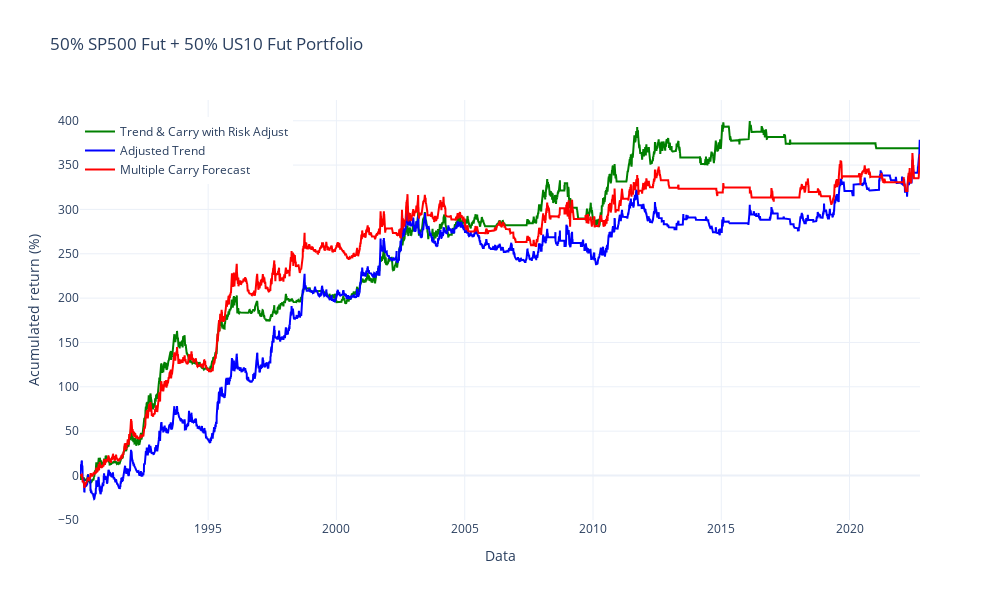

Source (notebook cell):
### Code cell
# --- Plot retorno acumulado
fig = go.Figure()


fig.add_trace(
    go.Scatter(
        x=port_return_carry_trend_riskadjust.index,
        y=port_return_carry_trend_riskadjust.cumsum()*100,
        name="Trend & Carry with Risk Adjust",
        line=dict(color="green"),
    )
)

fig.add_trace(
    go.Scatter(
        x=port_return_adjusted_trend.index,
        y=port_return_adjusted_trend.cumsum()*100,
        name="Adjusted Trend",
        line=dict(color="blue"),
    )
)

fig.add_trace(
    go.Scatter(
        x=port_multiple_trend_forecast_return.index,
        y=port_multiple_trend_forecast_return.cumsum()*100,
        name="Multiple Carry Forecast",
        line=dict(color="red"),
    )
)



fig.update_layout(
    title="50% SP500 Fut + 50% US10 Fut Portfolio",
    xaxis_title="Data",
    yaxis_title="Acumulated return (%)",
    template="plotly_white",
    showlegend=True,
    legend=dict(
        yanchor="bottom",
        y=0.8,
        xanchor="left",
        x=0),
    height=600,
    width=1000,
)

fig.show()

# --- Exibir estatísticas
print("Estatísticas de Desempenho")
print("Estatísticas Portfolio Carry and trend with Risk Adjust Frequência Anual")
print(calculate_stats(port_return_carry_trend_riskadjust, freq=YEAR))
print("================================")
print("Estatísticas Portfolio Adjusted Trend Frequência Anual")
print(calculate_stats(port_return_adjusted_trend, freq=YEAR))
print("================================")
print("Estatísticas Portfolio EWMAC com filtro de Multiplas Trends Frequência Anual")
print(calculate_stats(port_multiple_trend_forecast_return, freq=YEAR))

### Figure 1 — Plotly figure (JSON) as saved in the notebook; plotly's stock layout.template omitted (floating-point values rounded to 4 significant figures; data arrays with more than 128 entries replaced by an {"elided": "..."} marker saying what was removed)
{"data": [{"line": {"color": "green"}, "name": "Trend & Carry with Risk Adjust", "type": "scatter", "x": {"elided": "8351 str values"}, "y": {"elided": "8351 float values"}}, {"line": {"color": "blue"}, "name": "Adjusted Trend", "type": "scatter", "x": {"elided": "8351 str values"}, "y": {"elided": "8351 float values"}}, {"line": {"color": "red"}, "name": "Multiple Carry Forecast", "type": "scatter", "x": {"elided": "8351 str values"}, "y": {"elided": "8351 float values"}}], "layout": {"height": 600, "legend": {"x": 0, "xanchor": "left", "y": 0.8, "yanchor": "bottom"}, "showlegend": true, "title": {"text": "50% SP500 Fut + 50% US10 Fut Portfolio"}, "width": 1000, "xaxis": {"title": {"text": "Data"}}, "yaxis": {"title": {"text": "Acumulated return (%)"}}}}
